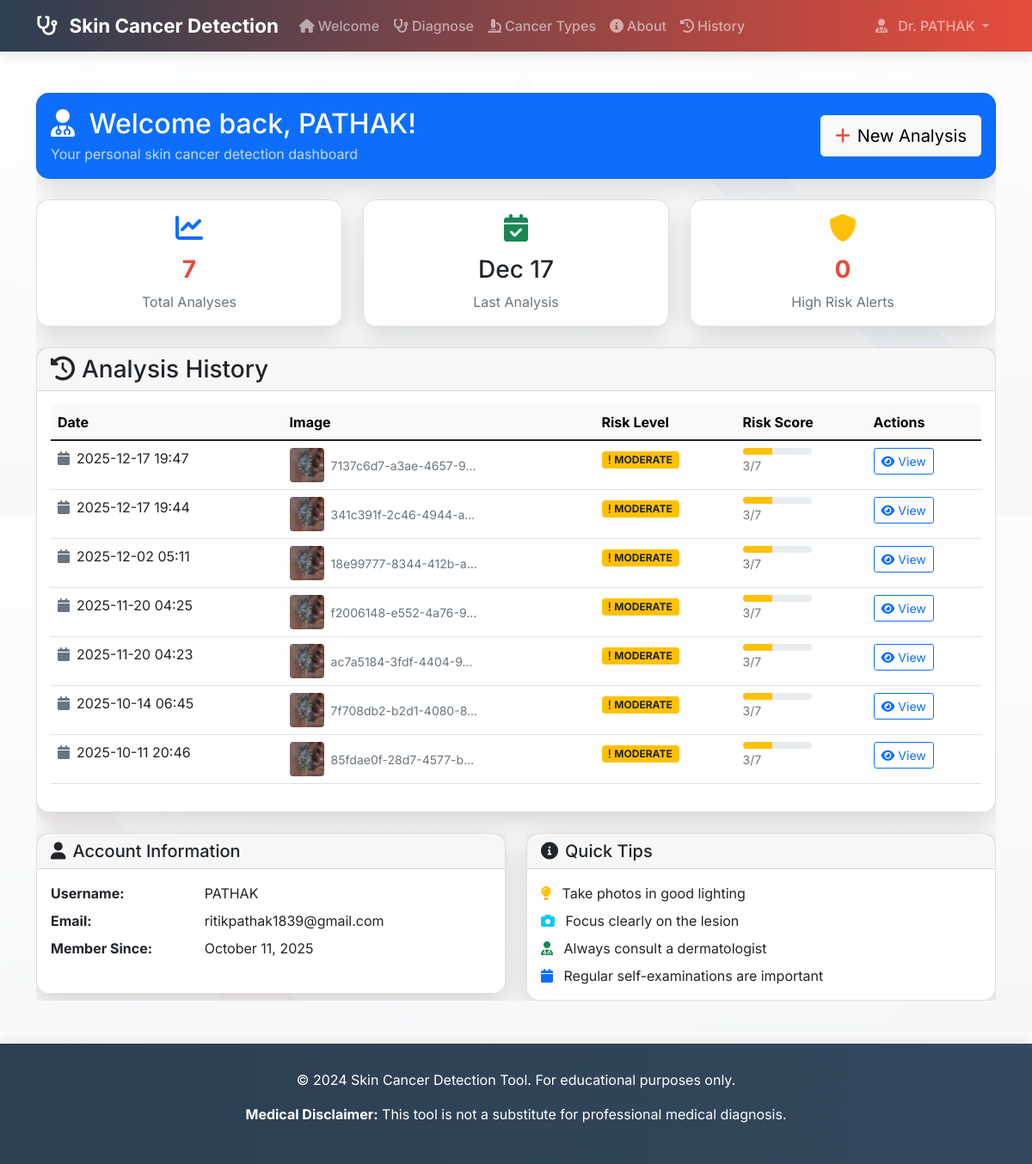
The page /dashboard (signed in) on the database its author committed.
### app.py (models this page shows, shortened)
class User(UserMixin, db.Model):
    id = db.Column(db.Integer, primary_key=True)
    username = db.Column(db.String(80), unique=True, nullable=False)
    email = db.Column(db.String(120), unique=True, nullable=False)
    password_hash = db.Column(db.String(128), nullable=False)
    created_at = db.Column(db.DateTime, default=datetime.utcnow)

class AnalysisHistory(db.Model):
    id = db.Column(db.Integer, primary_key=True)
    user_id = db.Column(db.Integer, db.ForeignKey('user.id'), nullable=False)
    filename = db.Column(db.String(255), nullable=False)
    risk_level = db.Column(db.String(50), nullable=False)
    risk_score = db.Column(db.Integer, nullable=False)
    analysis_date = db.Column(db.DateTime, default=datetime.utcnow)
    user = db.relationship('User', backref=db.backref('analyses', lazy=True))

### app.py (the view)
@app.route('/dashboard')
@login_required
def dashboard():
    analyses = AnalysisHistory.query.filter_by(user_id=current_user.id).order_by(AnalysisHistory.analysis_date.desc()).limit(10).all()
    return render_template('dashboard.html', analyses=analyses)

### Template/dashboard.html (shortened to what this page needs)
{% extends "base.html" %}
{% block content %}
<div class="hospital-ambiance">
<div class="row">
    <div class="col-12 mb-4 page-enter">
        <div class="card bg-primary text-white interactive-card">
            <div class="card-body">
                <div class="row align-items-center">
                    <div class="col">
                        <h2 class="card-title mb-1">
                            <i class="fas fa-user-md me-2 medical-icon-animated"></i>
                            Welcome back, {{ current_user.username }}!
                        </h2>
                        <p class="card-text opacity-75 mb-0">
                            Your personal skin cancer detection dashboard
                        </p>
                    </div>
                    <div class="col-auto">
                        <a href="{{ url_for('diagnose') }}" class="btn btn-light btn-lg">
                            <i class="fas fa-plus me-2"></i>New Analysis
                        </a>
                    </div>
                </div>
            </div>
        </div>
    </div>
    <div class="col-md-4 mb-4 page-enter-delay">
        <div class="card text-center h-100 interactive-card card-hover-effect">
            <div class="card-body">
                <i class="fas fa-chart-line text-primary fa-2x mb-3 medical-icon-animated"></i>
                <h3 class="card-title counter-animated">{{ analyses|length }}</h3>
                <p class="card-text text-muted">Total Analyses</p>
            </div>
        </div>
    </div>
    <div class="col-md-4 mb-4 page-enter-delay">
        <div class="card text-center h-100 interactive-card card-hover-effect">
            <div class="card-body">
                <i class="fas fa-calendar-check text-success fa-2x mb-3 medical-icon-animated"></i>
                <h3 class="card-title">
                    {% if analyses %}
                        {{ analyses[0].analysis_date.strftime('%b %d') }}
                    {% else %}
                        N/A
                    {% endif %}
                </h3>
                <p class="card-text text-muted">Last Analysis</p>
            </div>
        </div>
    </div>
    <div class="col-md-4 mb-4 page-enter-delay-2">
        <div class="card text-center h-100 interactive-card card-hover-effect">
            <div class="card-body">
                <i class="fas fa-shield-alt text-warning fa-2x mb-3 medical-icon-animated"></i>
                <h3 class="card-title counter-animated">
                    {% set high_risk_count = analyses|selectattr("risk_level", "equalto", "HIGH")|list|length %}
                    {{ high_risk_count }}
                </h3>
                <p class="card-text text-muted">High Risk Alerts</p>
            </div>
        </div>
    </div>
    <div class="col-12">
        <div class="card">
            <div class="card-header">
                <h3 class="card-title mb-0">
                    <i class="fas fa-history me-2"></i>Analysis History
                </h3>
            </div>
            <div class="card-body">
                {% if analyses %}
                    <div class="table-responsive">
                        <table class="table table-hover">
                            <thead class="table-light">
                                <tr>
                                    <th>Date</th>
                                    <th>Image</th>
                                    <th>Risk Level</th>
                                    <th>Risk Score</th>
                                    <th>Actions</th>
                                </tr>
                            </thead>
                            <tbody>
                                {% for analysis in analyses %}
                                <tr>
                                    <td>
                                        <div class="d-flex align-items-center">
                                            <i class="fas fa-calendar text-muted me-2"></i>
                                            {{ analysis.analysis_date.strftime('%Y-%m-%d %H:%M') }}
                                        </div>
                                    </td>
                                    <td>
                                        <div class="d-flex align-items-center">
                                            <img src="{{ url_for('static', filename='uploads/' ~ analysis.filename) }}"
                                                 alt="Analysis image"
                                                 class="rounded me-2"
                                                 style="width: 40px; height: 40px; object-fit: cover;">
                                            <span class="text-muted small">{{ analysis.filename[:20] }}...</span>
                                        </div>
                                    </td>
                                    <td>
                                        {% if analysis.risk_level == 'HIGH' %}
                                            <span class="badge bg-danger">
                                                <i class="fas fa-exclamation-triangle me-1"></i>HIGH RISK
                                            </span>
                                        {% elif analysis.risk_level == 'MODERATE' %}
                                            <span class="badge bg-warning text-dark">
                                                <i class="fas fa-exclamation me-1"></i>MODERATE
                                            </span>
                                        {% else %}
                                            <span class="badge bg-success">
                                                <i class="fas fa-check me-1"></i>LOW RISK
                                            </span>
                                        {% endif %}
                                    </td>
                                    <td>
                                        <div class="progress" style="height: 8px; width: 80px;">
                                            <div class="progress-bar
                                                        {% if analysis.risk_level == 'HIGH' %}bg-danger
                                                        {% elif analysis.risk_level == 'MODERATE' %}bg-warning
                                                        {% else %}bg-success{% endif %}"
                                                 style="width: {{ (analysis.risk_score / 7 * 100)|round }}%"></div>
                                        </div>
                                        <small class="text-muted">{{ analysis.risk_score }}/7</small>
                                    </td>
                                    <td>
                                        <button class="btn btn-sm btn-outline-primary"
                                                onclick="viewAnalysis('{{ analysis.filename }}')">
                                            <i class="fas fa-eye me-1"></i>View
                                        </button>
                                    </td>
                                </tr>
                                {% endfor %}
                            </tbody>
                        </table>
                    </div>
                {% endif %}
            </div>
        </div>
    </div>
</div>
<div class="row mt-4">
    <div class="col-md-6">
        <div class="card">
            <div class="card-header">
                <h5 class="card-title mb-0">
                    <i class="fas fa-user me-2"></i>Account Information
                </h5>
            </div>
            <div class="card-body">
                <dl class="row">
                    <dt class="col-sm-4">Username:</dt>
                    <dd class="col-sm-8">{{ current_user.username }}</dd>
                    <dt class="col-sm-4">Email:</dt>
                    <dd class="col-sm-8">{{ current_user.email }}</dd>
                    <dt class="col-sm-4">Member Since:</dt>
                    <dd class="col-sm-8">{{ current_user.created_at.strftime('%B %d, %Y') }}</dd>
                </dl>
            </div>
        </div>
    </div>
    <div class="col-md-6">
        <div class="card">
            <div class="card-header">
                <h5 class="card-title mb-0">
                    <i class="fas fa-info-circle me-2"></i>Quick Tips
                </h5>
            </div>
            <div class="card-body">
                <ul class="list-unstyled mb-0">
                    <li class="mb-2">
                        <i class="fas fa-lightbulb text-warning me-2"></i>
                        Take photos in good lighting
                    </li>
                    <li class="mb-2">
                        <i class="fas fa-camera text-info me-2"></i>
                        Focus clearly on the lesion
                    </li>
                    <li class="mb-2">
                        <i class="fas fa-user-md text-success me-2"></i>
                        Always consult a dermatologist
                    </li>
                    <li class="mb-0">
                        <i class="fas fa-calendar text-primary me-2"></i>
                        Regular self-examinations are important
                    </li>
                </ul>
            </div>
        </div>
    </div>
</div>
</div>
{% endblock %}

### Template/base.html (shortened to what this page needs)
<!DOCTYPE html>
<html lang="en">
<head>
    <link href="https://cdn.jsdelivr.net/npm/bootstrap@5.1.3/dist/css/bootstrap.min.css" rel="stylesheet">
    <link href="https://cdnjs.cloudflare.com/ajax/libs/font-awesome/6.0.0/css/all.min.css" rel="stylesheet">
    <link href="{{ url_for('static', filename='css/animations.css') }}" rel="stylesheet">
</head>
<body>
    <nav class="navbar navbar-expand-lg navbar-dark navbar-enhanced">
        <div class="container">
            <a class="navbar-brand" href="{% if current_user.is_authenticated %}{{ url_for('welcome') }}{% else %}{{ url_for('login') }}{% endif %}">
                <i class="fas fa-stethoscope me-2 stethoscope-animated"></i>
                <span class="d-none d-md-inline">Skin Cancer Detection</span>
            </a>
            <div class="collapse navbar-collapse" id="navbarNav">
                {% if current_user.is_authenticated %}
                <ul class="navbar-nav me-auto">
                    <li class="nav-item">
                        <a class="nav-link nav-link-enhanced" href="{{ url_for('welcome') }}">
                            <i class="fas fa-home me-1 medical-icon-animated"></i>Welcome
                        </a>
                    </li>
                    <li class="nav-item">
                        <a class="nav-link nav-link-enhanced" href="{{ url_for('diagnose') }}">
                            <i class="fas fa-stethoscope me-1 medical-icon-animated"></i>Diagnose
                        </a>
                    </li>
                    <li class="nav-item">
                        <a class="nav-link nav-link-enhanced" href="{{ url_for('cancer_types') }}">
                            <i class="fas fa-microscope me-1 medical-icon-animated"></i>Cancer Types
                        </a>
                    </li>
                    <li class="nav-item">
                        <a class="nav-link nav-link-enhanced" href="{{ url_for('about') }}">
                            <i class="fas fa-info-circle me-1 medical-icon-animated"></i>About
                        </a>
                    </li>
                    <li class="nav-item">
                        <a class="nav-link nav-link-enhanced" href="{{ url_for('history') }}">
                            <i class="fas fa-history me-1 medical-icon-animated"></i>History
                        </a>
                    </li>
                </ul>
                <ul class="navbar-nav">
                    <li class="nav-item dropdown">
                        <a class="nav-link dropdown-toggle" href="#" id="navbarDropdown" role="button" data-bs-toggle="dropdown">
                            <i class="fas fa-user-md me-2"></i>
                            <span class="d-none d-md-inline">Dr. {{ current_user.username }}</span>
                        </a>
                    </li>
                </ul>
                {% endif %}
            </div>
        </div>
    </nav>
    <div class="container my-5">
        {% block content %}{% endblock %}
    </div>
    <footer class="footer">
        <div class="container">
            <p>&copy; 2024 Skin Cancer Detection Tool. For educational purposes only.</p>
            <p><strong>Medical Disclaimer:</strong> This tool is not a substitute for professional medical diagnosis.</p>
        </div>
    </footer>
</body>
</html>

### rows shown on the page
User: username "PATHAK", email "ritikpathak1839@gmail.com", created_at "October 11, 2025"
AnalysisHistory: analysis_date "Dec 17", analysis_date "2025-12-17 19:47", filename (picture), filename "7137c6d7-a3ae-4657-9", risk_level "MODERATE" (drawn), risk_score "3"
AnalysisHistory: analysis_date "2025-12-17 19:44", filename (picture), filename "341c391f-2c46-4944-a", risk_level "MODERATE" (drawn), risk_score "3"
AnalysisHistory: analysis_date "2025-12-02 05:11", filename (picture), filename "18e99777-8344-412b-a", risk_level "MODERATE" (drawn), risk_score "3"
AnalysisHistory: analysis_date "2025-11-20 04:25", filename (picture), filename "f2006148-e552-4a76-9", risk_level "MODERATE" (drawn), risk_score "3"
AnalysisHistory: analysis_date "2025-11-20 04:23", filename (picture), filename "ac7a5184-3fdf-4404-9", risk_level "MODERATE" (drawn), risk_score "3"
AnalysisHistory: analysis_date "2025-10-14 06:45", filename (picture), filename "7f708db2-b2d1-4080-8", risk_level "MODERATE" (drawn), risk_score "3"
AnalysisHistory: analysis_date "2025-10-11 20:46", filename (picture), filename "85fdae0f-28d7-4577-b", risk_level "MODERATE" (drawn), risk_score "3"

### other values the page prints
{{ analyses|length }} "7"
{{ high_risk_count }} "0"
